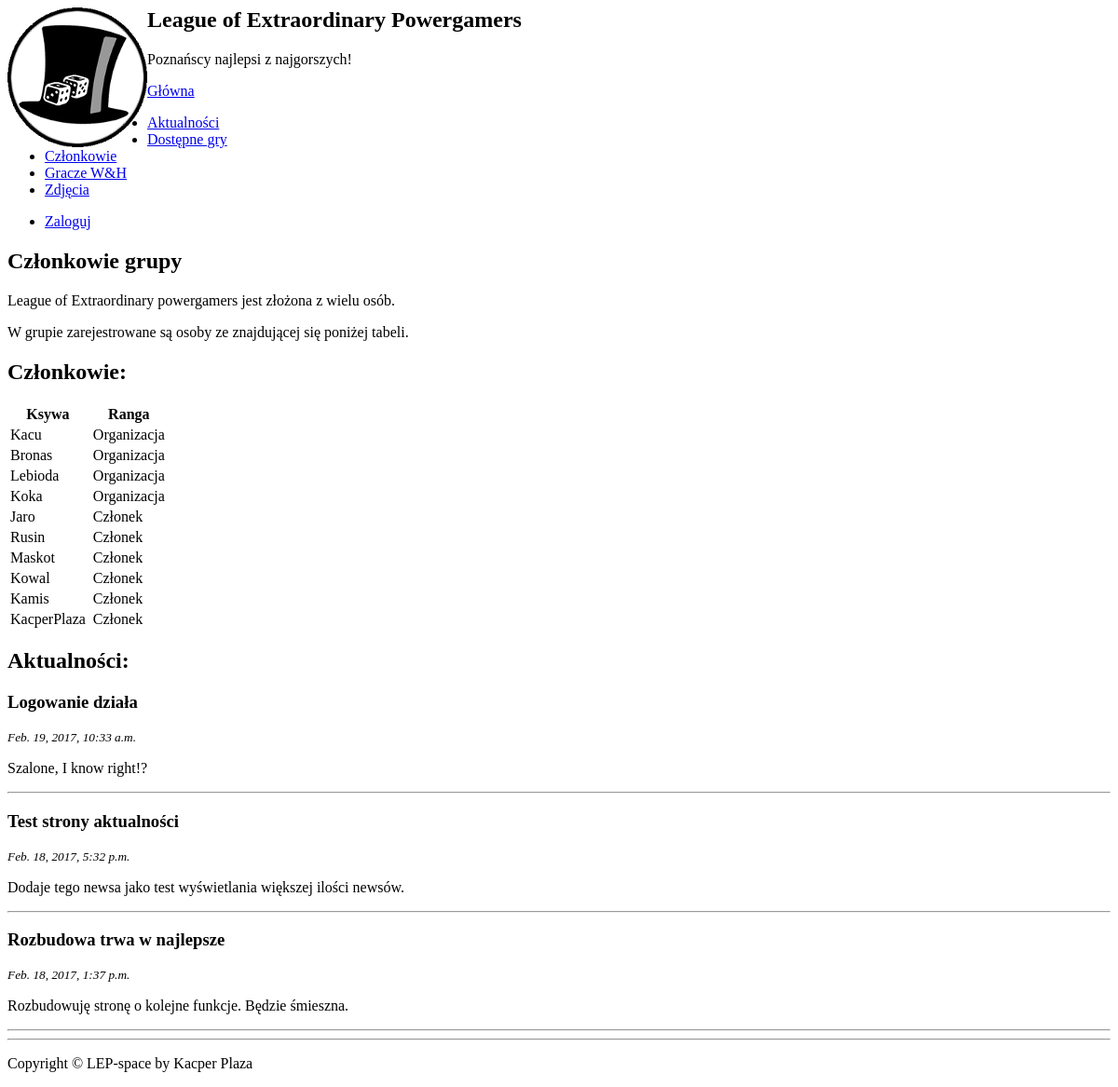
The page /members/ on the database its author committed.
### lep/models.py (models this page shows, shortened)
class Member(models.Model):
    user = models.OneToOneField(User)
    rank = models.TextField('rank', default='Członek')
    whFaction = models.TextField('faction', default='Brak')

class News(models.Model):
    class Meta:
        verbose_name = 'news'
        verbose_name_plural = 'news'
    title = models.CharField('title', max_length=255)
    text = models.TextField('text')
    author = models.ForeignKey(User, related_name='news', verbose_name='author')
    created = models.DateTimeField('created', auto_now_add=True)

### lep/views.py (the view)
# urls.py: url(r'^members/', lep_views.members, name='members'),
def members(request):
    news_list = News.objects.order_by('-created').all()[:3]
    member_list = Member.objects.order_by('-rank').all()
    template = loader.get_template("members.html")
    context = {
        'news_list': news_list,
        'member_list': member_list,
    }
    return HttpResponse(template.render(context,request))

### lep/templates/members.html (shortened to what this page needs)
{% extends 'base.html' %}
{% load i18n %}
{% load staticfiles %}
{% load bootstrap3 %}
{% load bootstrap_themes %}
{% block bootstrap3_page_content %}
<div class="container-fluid">
  <div class="row-fluid">
    <div class="col-sm-6">
      <h2>Członkowie grupy</h2>
      <p>League of Extraordinary powergamers jest złożona z wielu osób.</p>
      <p>W grupie zarejestrowane są osoby ze znajdującej się poniżej tabeli.</p>
      <h2>Członkowie:</h2>
<table class="table table-striped">
    <thead>
      <tr>
        <th>Ksywa</th>
        <th><center></center></th>
        <th>Ranga</th>
      </tr>
    </thead>
    <tbody>
                {% for member in member_list %}
      <tr>
        <td>{{member.user.username}}</td>
        <td><center></center></td>
        <td>{{member.rank}}</td>
      </tr>
                {% endfor %}
    </tbody>
  </table>
    </div>
    <div class="col-sm-6">
      <h2>Aktualności:</h2>
            {% for news in news_list %}
              <h3>{{news.title}}</h3>
                <p><small><i>{{news.created}}</i></small></p>
              <p>{{news.text}}</p>
                              <hr>
            {% endfor %}
    </div>
  </div>
</div>
{% endblock %}

### rows shown on the page
Member: user.username "Kacu", rank "Organizacja"
Member: user.username "Bronas", rank "Organizacja"
Member: user.username "Lebioda", rank "Organizacja"
Member: user.username "Koka", rank "Organizacja"
Member: user.username "Jaro", rank "Członek"
Member: user.username "Rusin", rank "Członek"
Member: user.username "Maskot", rank "Członek"
Member: user.username "Kowal", rank "Członek"
Member: user.username "Kamis", rank "Członek"
Member: user.username "KacperPlaza", rank "Członek"
News: title "Logowanie działa", created "Feb. 19, 2017, 10:33 a.m.", text "Szalone, I know right!?"
News: title "Test strony aktualności", created "Feb. 18, 2017, 5:32 p.m.", text "Dodaje tego newsa jako test wyświetlania większej ilości newsów."
News: title "Rozbudowa trwa w najlepsze", created "Feb. 18, 2017, 1:37 p.m.", text "Rozbudowuję stronę o kolejne funkcje. Będzie śmieszna."
